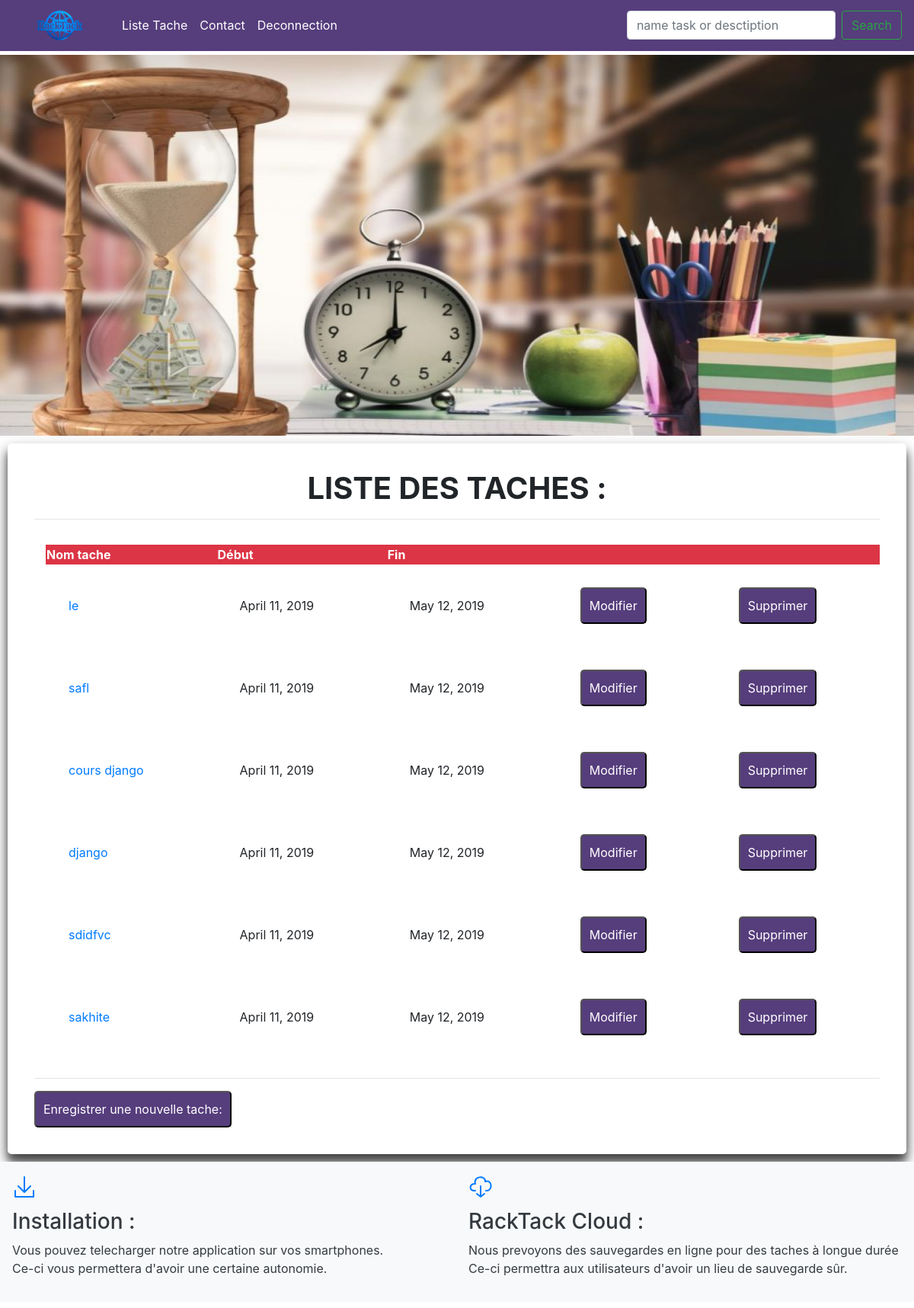
Page /racktack_app/list/ on the committed database.
### racktack_app/models.py (models this page shows, shortened)
class Task(models.Model):
	user = models.ForeignKey(User, default=0, on_delete=models.CASCADE)
	name_task = models.CharField(max_length=50)
	description = models.TextField()
	begin_time = models.DateField(blank=True)
	end_time = models.DateField(blank=True)
	updated = models.DateTimeField(auto_now=True, auto_now_add=False)
	timestamp = models.DateTimeField(auto_now=False, null=True, auto_now_add=True)

### racktack_app/views.py (the view)
# urls.py: path('list/', views.list, name ='list'),
def list(request):
	queryset = Task.objects.all()
	query = request.GET.get('search')
	if query:
		queryset = queryset.filter(
			Q(name_task=query) |
			Q(description=query)
			).distinct()
	context = {
		'obj_list': queryset,
		}
	return render(request, 'task_list.html', context)

### templates/task_list.html
{% extends 'head.html' %}
{% load static %}
{% block content %}
<br><br><br>
<div class="container-fluid">
	<div class="row">
		<div class="col-md-12 col-sm-12 col-xl-12 col-lg-12">
			<img class="d-block w-100" src="{% static 'qi.jpg' %}" alt="First slide" height="500px">
		</div>
	</div>
</div>
<div id="style_table">
	<h1 align="center"><b>LISTE DES TACHES :</b></h1>
	<hr>
	<div class="table-responsive">
		<table class="col-md-12 col-sm-12 col-xl-12 col-lg-12" id="tabl">
			<thead class="p-3 mb-2 bg-danger text-white">
				<div class="col-md-12 col-sm-12 col-xl-12 col-lg-12">
					<tr>
					<th>Nom tache </th>
					<th>Début</th>
					<th>Fin</th>
					<th></th>
					<th></th>
				</tr>
				</div>
			</thead>
			<tbody>
				<div class="col-md-12 col-sm-12 col-xl-12 col-lg-12">
					{% for obj in obj_list %}
					<tr>
					<td><a href="{% url 'racktack_app:detail' obj.id %}">{{ obj.name_task }}</a></td>
					<td>{{ obj.begin_time }}</td>
					<td>{{ obj.end_time }}</td>
					<td><button><a href="{% url 'racktack_app:update' obj.id %}" style="color: white;">Modifier</a></button></td>
					<td><button><a href="{% url 'racktack_app:delete' obj.id %}" style="color: white;">Supprimer</a></button></td>
				</tr>
				{% endfor %}
				</div>
			</tbody>
		</table>
	</div>
	<hr>
	<button><a href="{% url 'racktack_app:saver_task' %}" style="color: white;">Enregistrer une nouvelle tache:</a></button>
</div>
{% endblock %}

### templates/head.html (shortened to what this page needs)
<!DOCTYPE html>
<html>
<head>
	<link rel="stylesheet" href="https://maxcdn.bootstrapcdn.com/bootstrap/4.0.0/css/bootstrap.min.css"
>
    {% load static %}
    <link rel="stylesheet" type="text/css" href="{% static 'style.css' %}">
</head>
<body>
	<header >
		<div id="sidebar">
		{% block sidebar %}
		<nav class="navbar navbar-expand-lg navbar-light fixed-top" style="background-color: #563d7c;">
			<a class="navbar-brand" href="{% url 'racktack_app:accueil' %}" style="color: white;">
				<img src="{% static 'RackTack/rack2.png' %}" width="120px">
			</a>
			<div class="collapse navbar-collapse" id="navbarTogglerDemo02">
			    <ul class="navbar-nav mr-auto mt-2 mt-lg-0">
			      <li class="nav-item">
			        <a class="nav-link disabled" href="{% url 'racktack_app:list' %}" style="color: white;">Liste Tache</a>
			      </li>
			      <li class="nav-item">
			        <a class="nav-link disabled" href="#" style="color: white;">Contact</a>
			      </li>
			      <li class="nav-item">
			        <a class="nav-link disabled" href="{% url 'racktack_app:deconection' %}" style="color: white;">Deconnection</a>
			      </li>
			    </ul>
			    <form class="form-inline my-2 my-lg-0" method="GET">
			      <input class="form-control mr-sm-2" type="search" name="search" value="{{ request.GET.search }}" placeholder="name task or desctiption">
			      <button class="btn btn-outline-success my-2 my-sm-0" type="submit">Search</button>
			    </form>
			</div>
		</nav>
		{% endblock %}
	</div>
	</header>
	<div>
		{% block content %}
		{% endblock %}
	</div>
	<footer>
		{% include "footer.html" %}
	</footer>
</body>
</html>

### templates/footer.html (shortened to what this page needs)
{% block footer %}
<div class="container-fluid">
	<div class="row p-3 mb-2 bg-light text-dark">
		<div class="col-sm-12 col-md-6 col-lg-6 col-xl-6">
			<div>
				<h3>Installation :</h3>
				<p>
					Vous pouvez telecharger notre application sur vos smartphones.<br>
					Ce-ci vous permettera d'avoir une certaine autonomie.<br>
				</p>
			</div>
		</div>
		<div class="col-sm-12 col-md-6 col-lg-6 col-xl-6">
			<div>
				<h3>RackTack Cloud :</h3>
				<p>
					Nous prevoyons des sauvegardes en ligne pour des taches à longue durée<br>
					Ce-ci permettra aux utilisateurs d'avoir un lieu de sauvegarde sûr.<br>
				</p>
			</div>
		</div>
	</div>
</div>
{% endblock footer %}

### static/style.css (style rules this page uses)
#tabl { padding: 10px 10px 10px 10px; height: auto; margin: 15px 15px 10px 15px; }
tr { padding: 10px 10px 10px 10px; }
.container-fluid { padding: 0; }
body { background-color: #fff; overflow-x: hidden; }
#style_table { box-shadow: 0 10px 20px rgba(0,0,0,0.59), 0 10px 10px rgba(0,0,0,0.43); padding: 35px; border-radius: 5px 5px 5px 5px; margin: 10px 10px 10px 10px; }
button { background-color: #563d7c; padding: 10px 10px 10px 10px; border-radius: 5px 5px 5px 5px; color: white; }
td { padding: 30px 30px 30px 30px; }
h1 { text-align: center; margin: auto; }

### rows in the picture
Task: name_task "le", begin_time "April 11, 2019", end_time "May 12, 2019"
Task: name_task "safl", begin_time "April 11, 2019", end_time "May 12, 2019"
Task: name_task "cours django", begin_time "April 11, 2019", end_time "May 12, 2019"
Task: name_task "django", begin_time "April 11, 2019", end_time "May 12, 2019"
Task: name_task "sdidfvc", begin_time "April 11, 2019", end_time "May 12, 2019"
Task: name_task "sakhite", begin_time "April 11, 2019", end_time "May 12, 2019"
